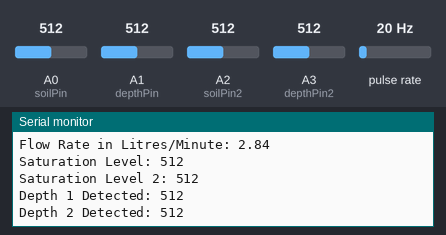
The sketch below on a simulated Arduino Uno, built with avr-gcc and run on an emulated ATmega328P. Parts: the last lines printed to the serial monitor. Wiring (inferred from the names in the program): pulse sensor: data pin 2. The test bench sets the inputs (shaded band); at power-on: A1 (depthPin) = 512, A0 (soilPin) = 512, A2 (soilPin2) = 512, A3 (depthPin2) = 512, pulse rate 20 Hz.

Above: at 10.8 s.
10.9 s: A1 (depthPin) set to 212
At 12.2 s:
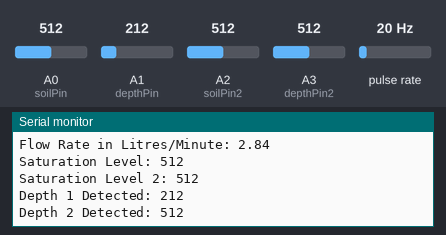
12.4 s: A1 (depthPin) set to 186
At 13.7 s:
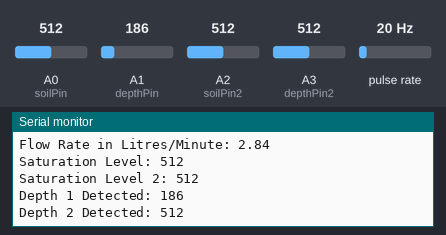
Timing chart, 0 to 14.9 s (numbered marks = the images above; inputs shaded):
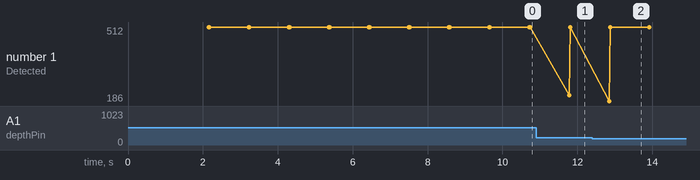

The sketch:

sensor.ino
```cpp
/*
 * Nicholas Carnival
 * Colorado School of Mines
 * 10/15/18
 *
 * This Sketch monitors and returns the values of soil water saturation.
 */

//This is very ugly code, but it works

//Check here to see where the sensors need to go

//-----Saturation1 Variables
int saturationVal = 0;    //value for storing moisture value //if the soil sensor fails this is likely why!
int soilPin = A0;         //Declare a variable for the soil moisture sensor
int soilPower = 7;        //Variable for Soil moisture Power


//-----Saturation2 Variables
int saturationVal2 = 0;    //value for storing moisture value //if the soil sensor fails this is likely why!
int soilPin2 = A2;         //Declare a variable for the soil moisture sensor
int soilPower2 = 12;        //Variable for Soil moisture Power
int soilVal = 0;

//-----Flow Meter Variables
int flowPin = 2;          //Setting the flow meter sensor yellow pin
double flowRate;          //This will be the value that the flow meter returns
volatile int flowCount;   //volative to ensure it updates correctly during the interrupt process
double maxFlow = 500.0;


//------Depth Variables
int depthPower = 4;       //Sets depth power to the 4 pin
int depthPin = A1;        //Analog in pin
int depthVal = 0;         //Serial return pin

//-----Depth 2 Variables
int depthPower2 = 8;      //Gives power to the 4 pin
int depthPin2 = A3;       //Analog in pin
int depthVal2 = 0;        //Serial return pin

int tooDeep = 200;
int iterator = 0;         //initial iteration value, leave this as 0!
int count = 1000;          //the amount of times the sensor will take readings
int saturated = 600;      //moist dirt: (500, 528)    //sensor in water range: (550, 590)
int sampleDelay = 500;    //-----Time interval between scans, recorded in milliseconds

//-------Setup Function-------

void setup()
{
  pinMode(soilPower, OUTPUT);         //Set D7 as an OUTPUT for the soil sensor
  digitalWrite(soilPower, LOW);       //Set to LOW so no power is flowing through the sensor

  pinMode(soilPower2, OUTPUT);
  digitalWrite(soilPower2, LOW);

  pinMode(flowPin, INPUT);
  attachInterrupt(0, Flow, RISING);   //Configures interrup 0 (pin 2 on the Arduino Uno) to run the function FLOW


  pinMode(depthPower, OUTPUT);          //Sets teh depth pin power
  digitalWrite(depthPower, LOW);        //Sets to LOW so no power goes through sensor

  pinMode(depthPower2, OUTPUT);
  digitalWrite(depthPower2, LOW);

  Serial.begin(9600);                 // open serial over USB, this is for the "serial monitor"
}

//-------Loop Function-------

void loop()
{


    //-----Flow Meter

      if(flowRate >= maxFlow)
      {
        Serial.print("High Flow Detected: ");
        Serial.println(flowRate);
      }
      else if (flowRate < maxFlow)
      {
        flowCount = 0;                    //Resets the counter
        interrupts();                     //Enabls interrupts on the Arduino
        delay(1000);                      //Delays for 1 second
        noInterrupts();                   //Disable the interrupts on the Arduino

        //Converting the flow into Litres / Minute
        flowRate = (flowCount * 2.25);    //Take counted pulses in the last second and multiply by 2.25mL
        flowRate = flowRate * 60;         //Convert seconds to minutes, giving you mL / Minute
        flowRate = flowRate / 1000;       //Convert mL to Liters, giving you Liters / Minute

        Serial.print("Flow Rate in Litres/Minute: ");
        Serial.println(flowRate);         //Prints flowRate to Serial
      }


    //-----Soil Saturation

      //Checks if the soil is too saturated
      if(saturationVal > saturated)
     {
       Serial.print("High Saturation Detected in Sensor 1: ");
       Serial.println(saturationVal);

     }       //activates the sensor if the soil is not overly saturated
     if(saturationVal2 > saturated)
     {
      Serial.print("High Saturation Detected in Sensor 2: ");
      Serial.println(saturationVal2);
     }
     else if (saturationVal < saturated)
     {
        Serial.print("Saturation Level: ");
        saturationVal = readSoil(soilPin, soilPower);
        Serial.println(saturationVal);
     }
     if(saturationVal2 < saturated)
     {
        Serial.print("Saturation Level 2: ");
        saturationVal2 = readSoil(soilPin2, soilPower2);
        Serial.println(saturationVal2);
     }

    //-----Depth Sensor

      if(depthVal >= tooDeep)
      {
        Serial.print("Depth 1 Detected: ");
        depthVal = readDepth(depthPin, depthPower);
        Serial.println(depthVal);
      }
      if(depthVal2 >= tooDeep)
      {
        Serial.print("Depth 2 Detected: ");
        depthVal2 = readDepth(depthPin2, depthPower2);
        Serial.println(depthVal2);
      }
      else if (depthVal < tooDeep)
      {
        Serial.print("Depth Value 1: ");
        depthVal = readDepth(depthPin, depthPower);
        Serial.println(depthVal);

      }
      if (depthVal2 < tooDeep)
      {
        Serial.print("Depth Value 2: ");
        depthVal2 = readDepth(depthPin2, depthPower2);
        Serial.println(depthVal2);
      }

    //-----ITERATOR-----
      Serial.println();
      delay(sampleDelay);           //takes a reading every sampleDelay milliseconds
      iterator += 1;

    //---------------------END THE SESSION---------------------
     if(iterator == count)
     {
      Serial.print("ending session");
      delay(40);                     //have to delay because failed to print entire string
      exit(0);
     }


}

//-----Flow Meter Function
void Flow()
{
  flowCount ++;       //adds 1 to flow count
}


//-----Soil Saturation Function
int readSoil(int pin,int power)
{

    digitalWrite(power, HIGH);          //turn D7 "On"
    delay(10);                          //wait 10 milliseconds
    soilVal = analogRead(pin);              //Read the SIG value form sensor
    digitalWrite(power, LOW);           //turn D7 "Off"

    return soilVal;                         //send current moisture value
}

//-----Flow Meter Function
int readDepth(int pin,int power)
{
    digitalWrite(power, HIGH);
    delay(15);                          //wait 10 milliseconds
    int tempVal = analogRead(pin);         //Read the SIG value form sensor
    digitalWrite(power, LOW);           //turn D7 "Off"

    return tempVal;                         //send current moisture value
}
```

Measured:
- after the input at 10.9 s, the serial monitor: prints a new line after 0.88 s (image 1)
- after the input at 12.4 s, the serial monitor: prints a new line after 0.45 s (image 2)
